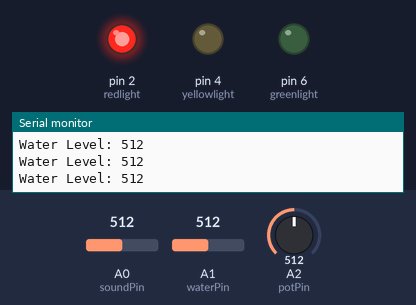
The sketch below on a simulated Arduino Uno, built with avr-gcc and run on an emulated ATmega328P. Parts: output pins drawn as LEDs (lit = HIGH), the last lines printed to the serial monitor. The test bench sets the inputs (shaded band); at power-on: A2 (potPin) = 512, A1 (waterPin) = 512, A0 (soundPin) = 512.

Above: at 1.3 s.
1.4 s: A2 (potPin) set to 686
2.9 s: A2 (potPin) set to 709
At 4.0 s:
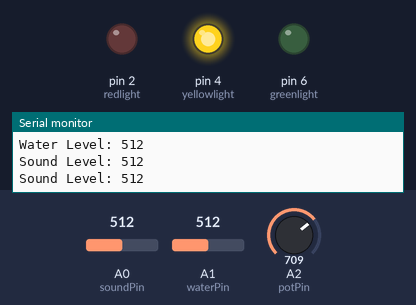
4.5 s: A2 (potPin) set to 690
At 5.2 s:
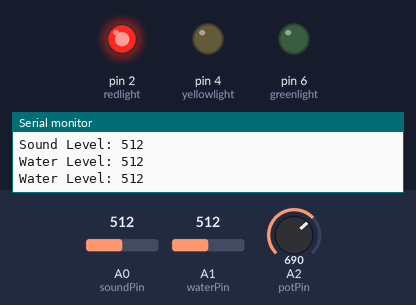
6.0 s: A1 (waterPin) set to 390
7.5 s: A1 (waterPin) set to 365
At 8.7 s:
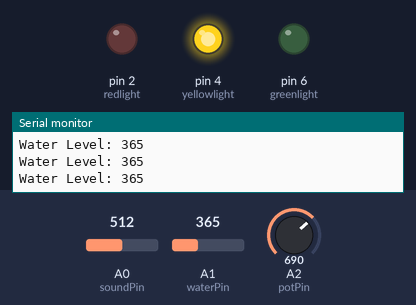
9.0 s: A1 (waterPin) set to 336
At 10.0 s:
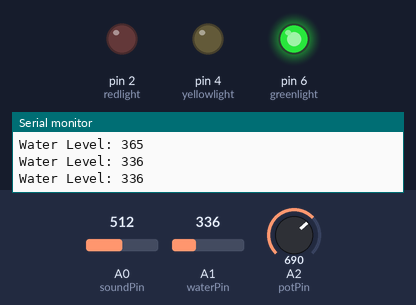
Timing chart, 0 to 11.5 s (numbered marks = the images above; inputs shaded):
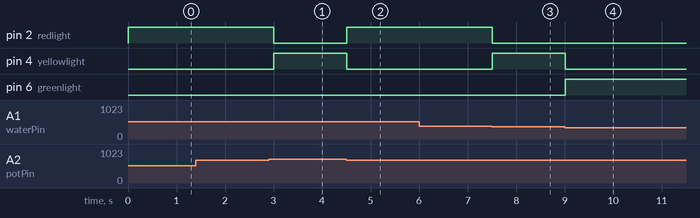

Measured:
- the behaviour switches between 700 and 701 on A2 (potPin) (found by bisection; images 0 and 1)
- the behaviour switches between 381 and 380 on A1 (waterPin) (found by bisection; images 2 and 3)
- the behaviour switches between 351 and 350 on A1 (waterPin) (found by bisection; images 3 and 4)
- after the input at 2.9 s, pin 2 (redlight): HIGH → LOW after 0.10 s; pin 4 (yellowlight): LOW → HIGH after 0.10 s
- after the input at 4.5 s, pin 2 (redlight): LOW → HIGH at once; pin 4 (yellowlight): HIGH → LOW at once
- after the input at 7.5 s, pin 2 (redlight): HIGH → LOW at once; pin 4 (yellowlight): LOW → HIGH at once
- after the input at 9.0 s, pin 4 (yellowlight): HIGH → LOW at once; pin 6 (greenlight): LOW → HIGH at once

The sketch:

SoundWithLCD.ino
```cpp
#include <dht.h>
#define tempPin 10
dht DHT;

int greenlight = 6;
int yellowlight = 4;
int redlight = 2;

int potPin = A2;
int waterPin = A1;
int soundPin = A0;

void GreenLight(){
  digitalWrite(redlight, LOW);
  digitalWrite(yellowlight, LOW);
  digitalWrite(greenlight, HIGH);
}

void YellowLight(){
  digitalWrite(redlight, LOW);
  digitalWrite(greenlight, LOW);
  digitalWrite(yellowlight, HIGH);
}

void RedLight(){
  digitalWrite(yellowlight, LOW);
  digitalWrite(greenlight, LOW);
  digitalWrite(redlight, HIGH);
}

void NoLight(){
  digitalWrite(greenlight, LOW);
  digitalWrite(yellowlight, LOW);
  digitalWrite(redlight, LOW);
}

void WaterLevelSensor(){

  int waterLevel = analogRead(waterPin);

  int low = 350;
  int med = 380;

  if (waterLevel == 0){
    NoLight();
  }
  else if (waterLevel > 0 && waterLevel <= low){
    GreenLight();
  }
  else if (waterLevel > low && waterLevel <= med){
    YellowLight();
  }
  else {
    RedLight();
  }

  Serial.print("Water Level: ");
  Serial.print(waterLevel);
  Serial.println(" ");

  delay(500);
}

void DHT11Sensor(){

  int readData = DHT.read11(tempPin);

	float temp = DHT.temperature;  // Read temperature

  if (temp < 20){
    GreenLight();
  }
  else if (temp >= 20 && temp <= 30) {
    YellowLight();
  }
  else if (temp > 30) {
    RedLight();
  }

  Serial.print("Temparature: ");
  Serial.print(temp);
  Serial.print("°C");
  Serial.println(" ");

  delay(500);
}

void SoundSensor(){

  int sound = analogRead(soundPin);

  int low = 300;
  int med = 600;

  if (sound <= low){
    GreenLight();
  }
  else if (sound > low && sound <= med){
    YellowLight();
  }
  else{
     RedLight();
  }

  Serial.print("Sound Level: ");
  Serial.print(sound);
  Serial.println(" ");

  delay(500);
}

void setup() {

  pinMode(greenlight, OUTPUT);
  pinMode(yellowlight, OUTPUT);
  pinMode(redlight, OUTPUT);

  Serial.begin(9600);

}

void loop() {

  int value = analogRead(potPin);

  if (value >= 0 && value <=300) {
    DHT11Sensor();
  } else if (value >= 301 && value <= 700) {
    WaterLevelSensor();
  } else {
    SoundSensor();
  }

}
```
